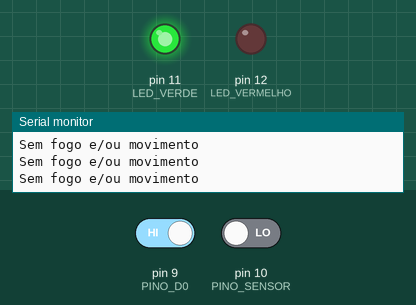
Recording of a sketch running on a simulated Arduino Uno, built with avr-gcc and run on an emulated ATmega328P. On the bench: output pins drawn as LEDs (lit = HIGH), the last lines printed to the serial monitor. Inputs (shaded band) come from the test bench; at power-on: pin 9 (PINO_D0) HIGH, pin 10 (PINO_SENSOR) LOW.

Above: at 1.8 s.
1.9 s: pin 9 (PINO_D0) driven LOW and pin 10 (PINO_SENSOR) driven HIGH
At 3.2 s:
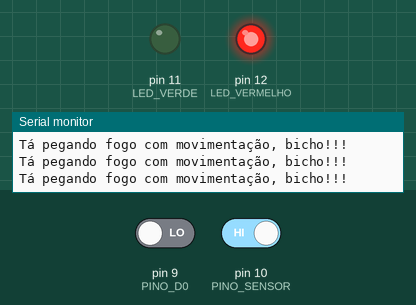
3.5 s: pin 9 (PINO_D0) driven HIGH
At 4.6 s:
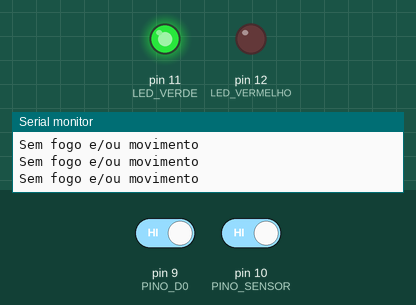
5.0 s: pin 9 (PINO_D0) driven LOW
At 5.8 s:
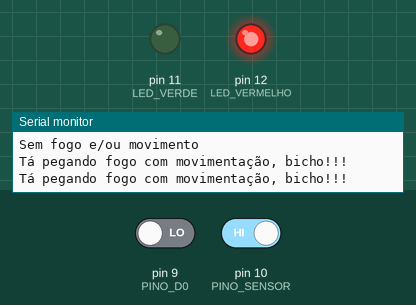
Timing chart, 0 to 8.0 s (numbered marks = the images above; inputs shaded):
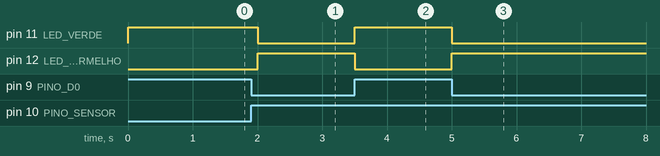

Measured:
- after the input at 1.9 s, pin 11 (LED_VERDE): HIGH → LOW after 0.10 s; pin 12 (LED_VERMELHO): LOW → HIGH after 0.10 s
- after the input at 3.5 s, pin 11 (LED_VERDE): LOW → HIGH at once; pin 12 (LED_VERMELHO): HIGH → LOW at once
- after the input at 5.0 s, pin 11 (LED_VERDE): HIGH → LOW at once; pin 12 (LED_VERMELHO): LOW → HIGH at once

The sketch:

MovimentoChama.ino
```cpp
const int PINO_SENSOR=10;
const int PINO_D0 = 9;
const int PINO_A0 = A1;
const int LED_VERDE=11;
const int LED_VERMELHO=12;

void setup()
{
  Serial.begin(9600);
  //pinMode(PINO_A0, INPUT);
  pinMode(PINO_D0, INPUT);
  pinMode(LED_VERDE, OUTPUT);
  pinMode(LED_VERMELHO,OUTPUT);
}

void loop()
{
  //int valorAferido = analogRead(PINO_A0);
  int valorSensor= digitalRead(PINO_D0);
  int movimento=digitalRead(PINO_SENSOR);

  //Serial.print("Porta analogica: ");
  //Serial.print(valorAferido);


  if (valorSensor != HIGH && movimento==HIGH)
  {
    Serial.println("Tá pegando fogo com movimentação, bicho!!!");
    digitalWrite(LED_VERMELHO,HIGH);
    digitalWrite(LED_VERDE,LOW);
  }else{
    Serial.println("Sem fogo e/ou movimento");
    digitalWrite(LED_VERMELHO,LOW);
    digitalWrite(LED_VERDE,HIGH);
  }
  delay(500);
}
```
